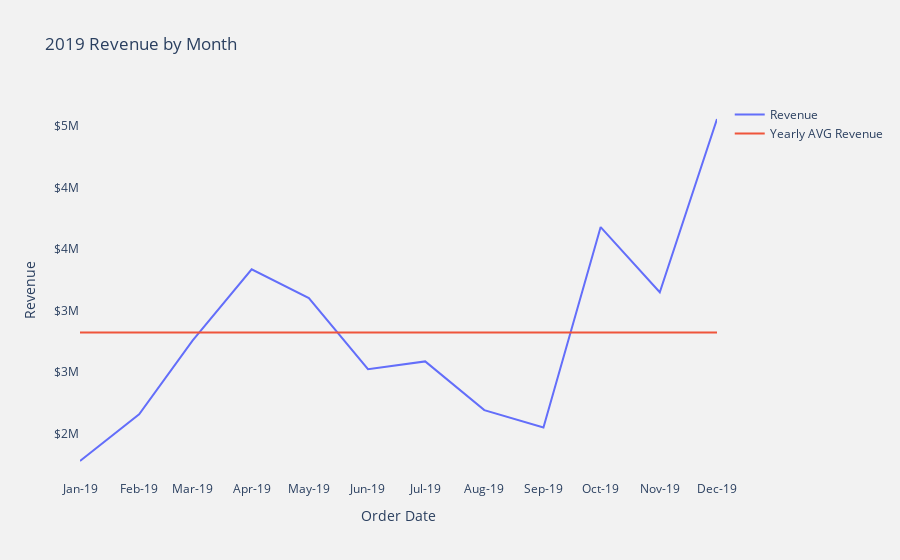

Here is the notebook cell this chart was saved with:
### Markdown cell above
#### Visualize with Plotly

### Code cell
# Set styling parameters
colors = {
    'background': '#F2F2F2'
    ,'text': '#333333'
    ,'colorscale': 'Sunsetdark'
}

main_trace = go.Scatter(
    x=monthly_revenue_df['Year-Month']
    ,y=monthly_revenue_df['Revenue']
    ,name = 'Revenue'
    ,mode = 'lines'
    ,customdata=monthly_revenue_df['Monthly Revenue vs Yearly AVG']
    ,hovertemplate='Month: %{x}<br>Revenue: $%{y:.2s}<br>vs Yearly AVG: %{customdata:$,.2s}<extra></extra>'
)

# Create the line chart
avg_trace = go.Scatter(
    x=monthly_revenue_df['Year-Month']
    ,y=monthly_revenue_df['Yearly AVG Revenue']
    ,name = 'Yearly AVG Revenue'
    ,mode = 'lines'
    ,hovertemplate='Yearly AVG Revenue: $%{y:.2s} <extra></extra>'
)
data = [main_trace,avg_trace]

# Set the layout
layout = go.Layout(
    title=f'{reporting_year} Revenue by Month'
    ,xaxis=dict(
        title='Order Date'
        ,showgrid = False
        ,tickmode='array'
        ,tickformat='%b-%y'
        ,tickvals=monthly_revenue_df['Year-Month']
    )
    ,yaxis=dict(
        title='Revenue'
        ,showgrid=False
        ,tickformat='$.1s'
        ,zeroline=False
    )
    ,plot_bgcolor=colors['background']
    ,paper_bgcolor=colors['background']
)

# Create the figure and display it
revenue_linechart = go.Figure(data, layout)
revenue_linechart.show()

### Figure 1 — Plotly figure (JSON) as saved in the notebook; plotly's stock layout.template omitted (floating-point values rounded to 4 significant figures)
{"data": [{"customdata": [-1045000.0, -664500.0, -66620.0, 513800.0, 279300.0, -298100.0, -235100.0, -630900.0, -772200.0, 856700.0, 327200.0, 1735000.0], "hovertemplate": "Month: %{x}<br>Revenue: $%{y:.2s}<br>vs Yearly AVG: %{customdata:$,.2s}<extra></extra>", "mode": "lines", "name": "Revenue", "type": "scatter", "x": ["2019-01", "2019-02", "2019-03", "2019-04", "2019-05", "2019-06", "2019-07", "2019-08", "2019-09", "2019-10", "2019-11", "2019-12"], "y": [1777841, 2158000.0, 2756000.0, 3336000.0, 3102000.0, 2524000.0, 2587000.0, 2192000.0, 2050000.0, 3679000.0, 3150000.0, 4558000.0]}, {"hovertemplate": "Yearly AVG Revenue: $%{y:.2s} <extra></extra>", "mode": "lines", "name": "Yearly AVG Revenue", "type": "scatter", "x": ["2019-01", "2019-02", "2019-03", "2019-04", "2019-05", "2019-06", "2019-07", "2019-08", "2019-09", "2019-10", "2019-11", "2019-12"], "y": [2823000.0, 2823000.0, 2823000.0, 2823000.0, 2823000.0, 2823000.0, 2823000.0, 2823000.0, 2823000.0, 2823000.0, 2823000.0, 2823000.0]}], "layout": {"paper_bgcolor": "#F2F2F2", "plot_bgcolor": "#F2F2F2", "title": {"text": "2019 Revenue by Month"}, "xaxis": {"showgrid": false, "tickformat": "%b-%y", "tickmode": "array", "tickvals": ["2019-01", "2019-02", "2019-03", "2019-04", "2019-05", "2019-06", "2019-07", "2019-08", "2019-09", "2019-10", "2019-11", "2019-12"], "title": {"text": "Order Date"}}, "yaxis": {"showgrid": false, "tickformat": "$.1s", "title": {"text": "Revenue"}, "zeroline": false}}}
